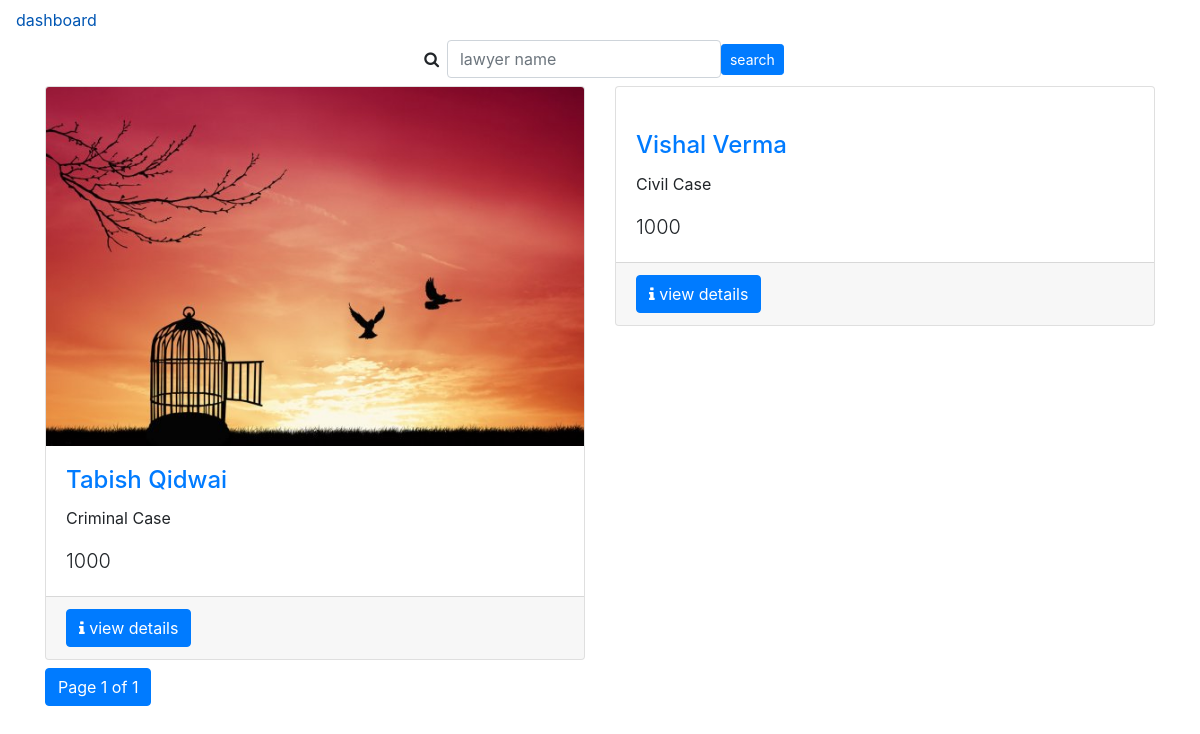
Before: /view_lawyer/ with the older database file.
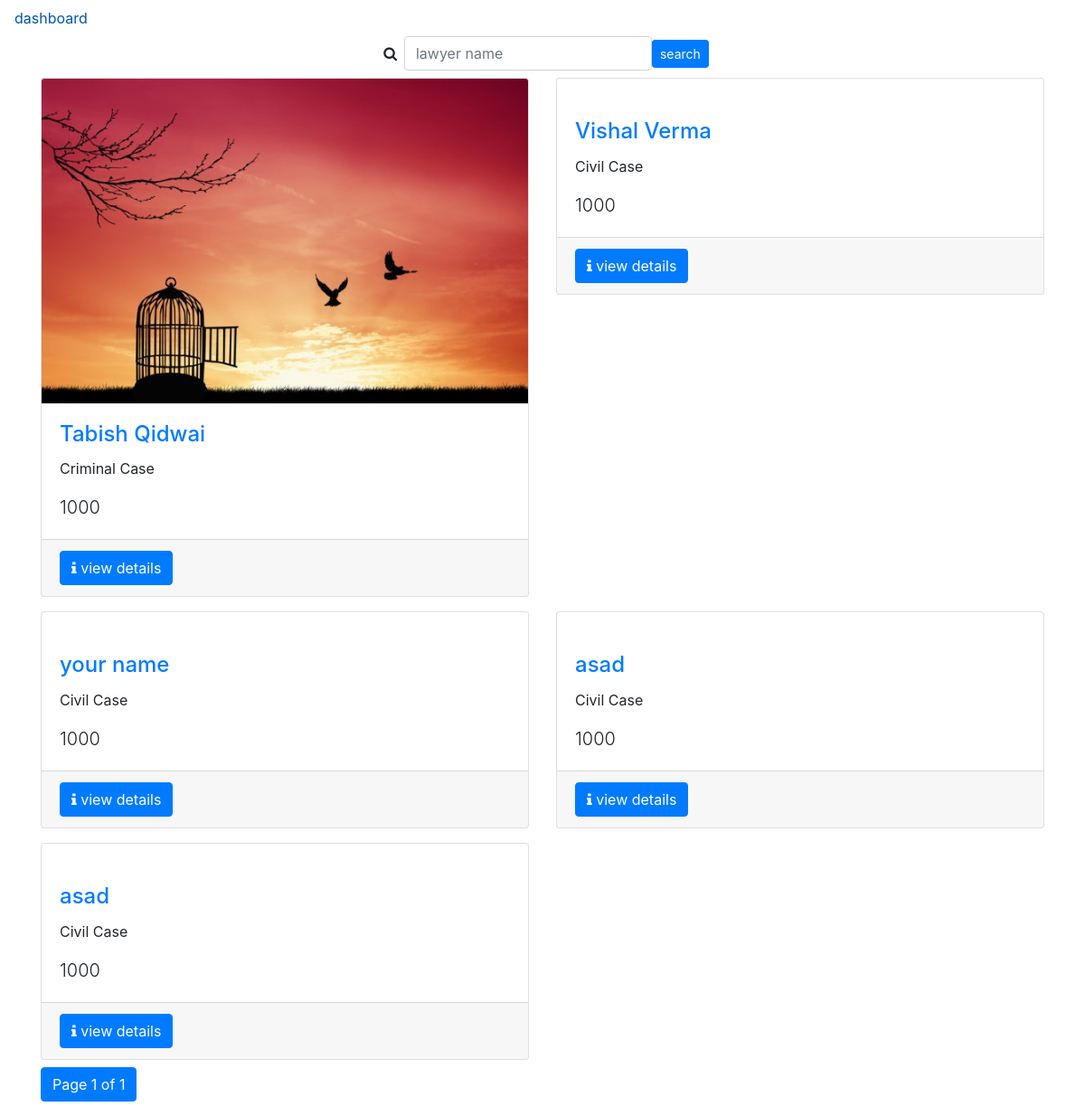
After: the same page with the newer database file.
### users/models.py (models this page shows, shortened)
class lawyer_Profile(models.Model):
    gender = (
        ('Male', 'Male'),
        ('Female', 'Female'),
    )
    Case_category = (
        ('Criminal Case',"Criminal Case"),
        ('Civil Case',"Civil Case"),
        ('Marriage Dissolution',"Marriage Dissolution"),
        ('Paternity and Child Custody',"Paternity and Child Custody"),
        ('Protection Orders Aganist Domestic Violence',"Protection Orders Aganist Domestic Violence"),
        ('Name Changes',"Name Changes"),
        ('Guardianship',"Guardianship"),
        ('Termination of Parental Rights and Adoptions',"Termination of Parental Rights and Adoptions"),
        ('Juvenile Matters',"Juvenile Matters"),
        ('Emancipation and Approval of Underage Marriages',"Emancipation and Approval of Underage Marriages"),
    )
    Name = models.CharField(max_length=255, default = "your name")
    Email = models.CharField(max_length=255,default="example@host.com")
    Phone_No = models.CharField(max_length=13 ,default=911234567890)
    Category = models.ForeignKey(Category, on_delete = models.CASCADE)
    Gender = models.CharField(max_length=50, choices=gender, default=gender[0][1])
    Profile_Photo = models.ImageField(upload_to="profile",null=True)
    General_Fee = models.IntegerField(default=1000)

class Category(models.Model):
    Case_category = (
        ('Criminal Case',"Criminal Case"),
        ('Civil Case',"Civil Case"),
        ('Marriage Dissolution',"Marriage Dissolution"),
        ('Paternity and Child Custody',"Paternity and Child Custody"),
        ('Protection Orders Aganist Domestic Violence',"Protection Orders Aganist Domestic Violence"),
        ('Name Changes',"Name Changes"),
        ('Guardianship',"Guardianship"),
        ('Termination of Parental Rights and Adoptions',"Termination of Parental Rights and Adoptions"),
        ('Juvenile Matters',"Juvenile Matters"),
        ('Emancipation and Approval of Underage Marriages',"Emancipation and Approval of Underage Marriages"),
    )
    Name = models.CharField(max_length=255, default="Your name here")
    Email = models.EmailField(max_length=255,default='example@host.com')
    Category = models.CharField(choices=Case_category,default = Case_category[0][1], max_length=50)
    def __str__(self):
        return self.Category

### users/views.py (the view)
# urls.py: path('view_lawyer/', lawyerProfileListView.as_view(), name='view_lawyer'),
class lawyerProfileListView(ListView):
    model = lawyer_Profile
    template_name = "users/view_lawyer.html"
    paginate_by = 8

### templates/users/view_lawyer.html (shortened to what this page needs)
{% extends 'layout/base.html' %}
{% load static %}
{% load crispy_forms_tags %}
{% block content %}
<nav class="nav">
    <a class="nav-link active" href="{% url 'dashboard' %}">dashboard</a>
</nav>
<div class="container">
    <div class="row  justify-content-center">
        <div class="col-l2">
            <form class="form-inline" action="{% url 'search_lawyer' %}">
                <div class="form-group">
                    <label for="q" class="p-2"><i class="fa fa-search" aria-hidden="true"></i> </label>
                    <input type="text" name="q" id="q" class="form-control " placeholder="lawyer name" aria-describedby="qhelp">
                    <button class="btn btn-sm btn-primary">search</button>
                </div>
            </form>
        </div>
    </div>
</div>
<div class="container">
    <div class="row">
        {% for record in page_obj %}
        <div class="col-lg-6 col-xs-4 my-2">
            <div class="card">
                <a href="{% url 'lawyer_profile' record.id %}"><img class="card-img-top" src="{{ record.Profile_Photo.url }} " alt=""></a>
                <div class="card-body">
                    <h4 class="card-title"><a href="{% url 'lawyer_profile' record.id %}">{{record.Name}}</a></h4>
                    <p class="card-text">{{record.Category}}</p>
                    <p class="card-text lead">{{record.General_Fee}}</p>
                </div>
                <div class="card-footer">
                    <a class="btn btn-primary" href="{% url 'lawyer_profile' record.id %}"><i class="fa fa-info" aria-hidden="true"></i> view details</a>
                </div>
            </div>
        </div>
        {% empty %}
        <p class="lead">No records found</p>
        {% endfor %}
    </div>
    <div class="row">
        <div class="col">
            <nav aria-label="Page navigation example">
                <ul class="pagination">
                    <li class="page-item active" aria-current="page">
                        <a class="page-link">
                            Page {{ page_obj.number }} of {{ page_obj.paginator.num_pages }}
                        </a>
                    </li>
                </ul>
            </nav>
        </div>
    </div>
</div>
{% endblock content %}

Changed rows visible on the page:
added lawyer_Profile: Name "your name", Category "Civil Case", General_Fee "1000"
added lawyer_Profile: Name "asad", Category "Civil Case", General_Fee "1000"
added lawyer_Profile: Name "asad", Category "Civil Case", General_Fee "1000"
